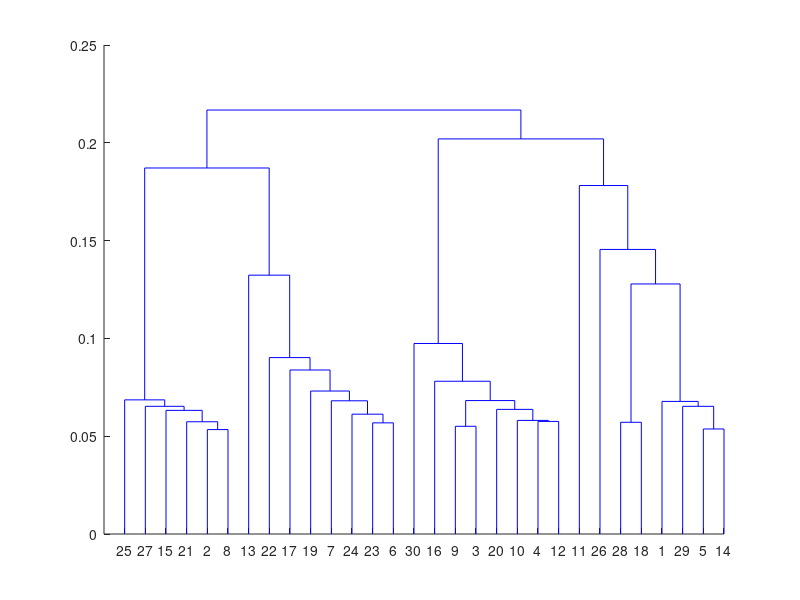
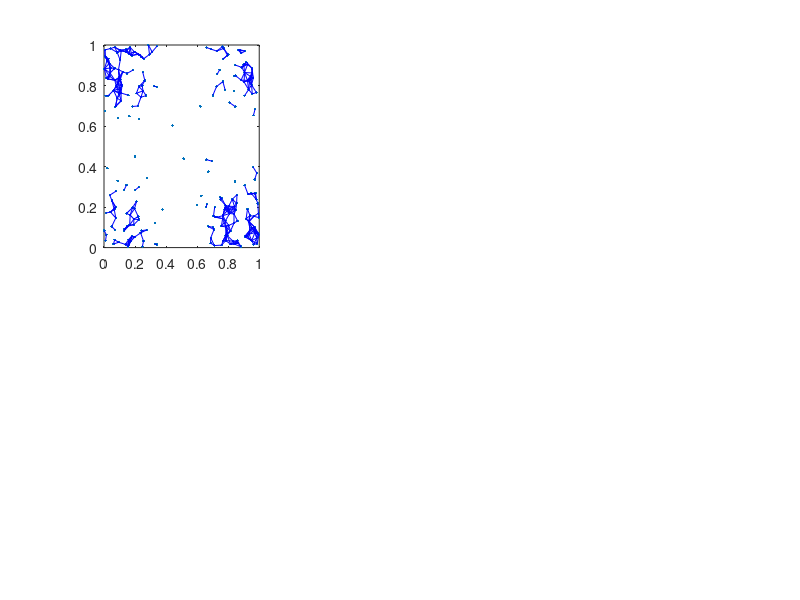

MATLAB code for these plots, in order: (Note: this script raises an error after producing the figures.)
clc;
clear;
rng(100);

data = load('cluster_data.mat');
data = cell2mat(struct2cell(data));
t = 0.1;
x = data(:,1);
y = data(:,2);
% figure
% plot(data(:,1), data(:,2), '.'); 
% pairwisedist = hypot(x - x', y - y'); 
% [p1, p2] = find(tril(pairwisedist <= t & pairwisedist > 0));
% hold on;
% indexpairs = [p1, p2]';
% plot(x(indexpairs), y(indexpairs), '-b')
% title("Lab 1")
% 
% figure
% plot(data(:,1), data(:,2), '.'); 
% pairwisedist2 = pdist2(data, data); 
% [p1, p2] = find(tril(pairwisedist2 <= t & pairwisedist2 > 0));
% hold on;
% indexpairs = [p1, p2]';
% plot(x(indexpairs), y(indexpairs), '-b')
% title("Lab 2 pdist?")

figure
Z = linkage(data); 
T = cluster(Z,'maxclust',4);
cutoff = median([Z(end-2,3) Z(end-1,3)]);
dendrogram(Z,'ColorThreshold',cutoff)
ID = "S4151968";
figure
subplot_splits = length(T)/2;
T = [0.05, 0.1, 0.15, 0.2, 0.25];
for i=1:length(T)
    t = T(i);
    subplot(2,3,i);
    plot(data(:,1), data(:,2), '.'); 
    pairwisedist = hypot(x - x', y - y'); 
    [p1, p2] = find(tril(pairwisedist <= t & pairwisedist > 0));
    hold on;
    indexpairs = [p1, p2]';
    plot(x(indexpairs), y(indexpairs), '-b')
    title("["+ID+"] Threshold = "+t+ "")
end

figure
% Optimal T = 0.15
t = 0.15;
plot(data(:,1), data(:,2), '.'); 
pairwisedist = hypot(x - x', y - y'); 
[p1, p2] = find(tril(pairwisedist <= t & pairwisedist > 0));
hold on;
indexpairs = [p1, p2]';
plot(x(indexpairs), y(indexpairs), '-b')
title("["+ID+"] Optimal Threshold = "+t+ "")